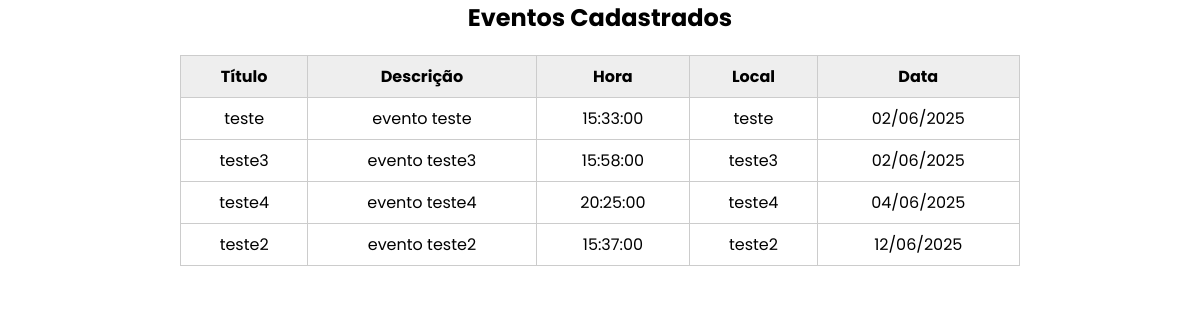
The page /src/pages/eventUser.php (signed in) on the database its author committed.
### tables this page shows
CREATE TABLE `eventos` (
  `eventosID` int(11) NOT NULL,
  `titulo` varchar(255) DEFAULT NULL,
  `descricao` varchar(255) DEFAULT NULL,
  `data` datetime DEFAULT NULL,
  `hora` time DEFAULT NULL,
  `local` varchar(255) DEFAULT NULL,
  `organizadoresID` int(11) DEFAULT NULL
);

### src/data/dbEventUser.php (called while the page is built, shortened)
<?php
require_once __DIR__ . '/../data/dbConfig.php';
$pdo->exec("USE eventosDB");
try {
    $sql = "SELECT titulo, descricao, data, hora, local FROM eventos ORDER BY data, hora";
    $stmt = $pdo->prepare($sql);
    $stmt->execute();
    $eventos = $stmt->fetchAll(PDO::FETCH_ASSOC);
} catch (PDOException $e) {
    die("Erro ao buscar eventos: " . $e->getMessage());
}

### src/pages/eventUser.php (the view, shortened to what this page needs)
<?php
require_once __DIR__ . '/../data/dbEventUser.php';
?>
<!DOCTYPE html>
<html lang="pt-br">
<head>
    <link rel="stylesheet" href="../css/eventUser.css">
</head>
<body>
<div class="tabela">
    <h2>Eventos Cadastrados</h2>
    <table>
    <thead>
        <tr>
            <th>Título</th>
            <th>Descrição</th>
            <th>Hora</th>
            <th>Local</th>
            <th>Data</th>
        </tr>
    </thead>
    <tbody>
        <?php if (is_array($eventos) && count($eventos) > 0): ?>
            <?php foreach ($eventos as $row): ?>
                <tr>
                    <td><?= htmlspecialchars($row['titulo']) ?></td>
                    <td><?= htmlspecialchars($row['descricao']) ?></td>
                    <td><?= htmlspecialchars($row['hora']) ?></td>
                    <td><?= htmlspecialchars($row['local']) ?></td>
                    <td><?= date('d/m/Y', strtotime($row['data'])) ?></td>
                </tr>
            <?php endforeach; ?>
        <?php else: ?>
            <tr><td colspan="5">Nenhum evento encontrado.</td></tr>
        <?php endif; ?>
    </tbody>
</table>
</div>
</body>
</html>

### src/css/eventUser.css (style rules this page uses)
* { padding: 0; margin: 0; box-sizing: border-box; font-family: "Poppins", sans-serif; }
body { overflow: hidden; }
.tabela { display: flex; align-items: center; justify-content: center; flex-direction: column; }
table { width: 70%; margin: 20px auto; border-collapse: collapse; }
th, td { border: 1px solid #ccc; padding: 8px 12px; }
th { background: #eee; }
tr,td { text-align: center; }

### rows shown on the page
eventos: titulo "teste", descricao "evento teste", hora "15:33:00", local "teste", data "02/06/2025"
eventos: titulo "teste3", descricao "evento teste3", hora "15:58:00", local "teste3", data "02/06/2025"
eventos: titulo "teste4", descricao "evento teste4", hora "20:25:00", local "teste4", data "04/06/2025"
eventos: titulo "teste2", descricao "evento teste2", hora "15:37:00", local "teste2", data "12/06/2025"
